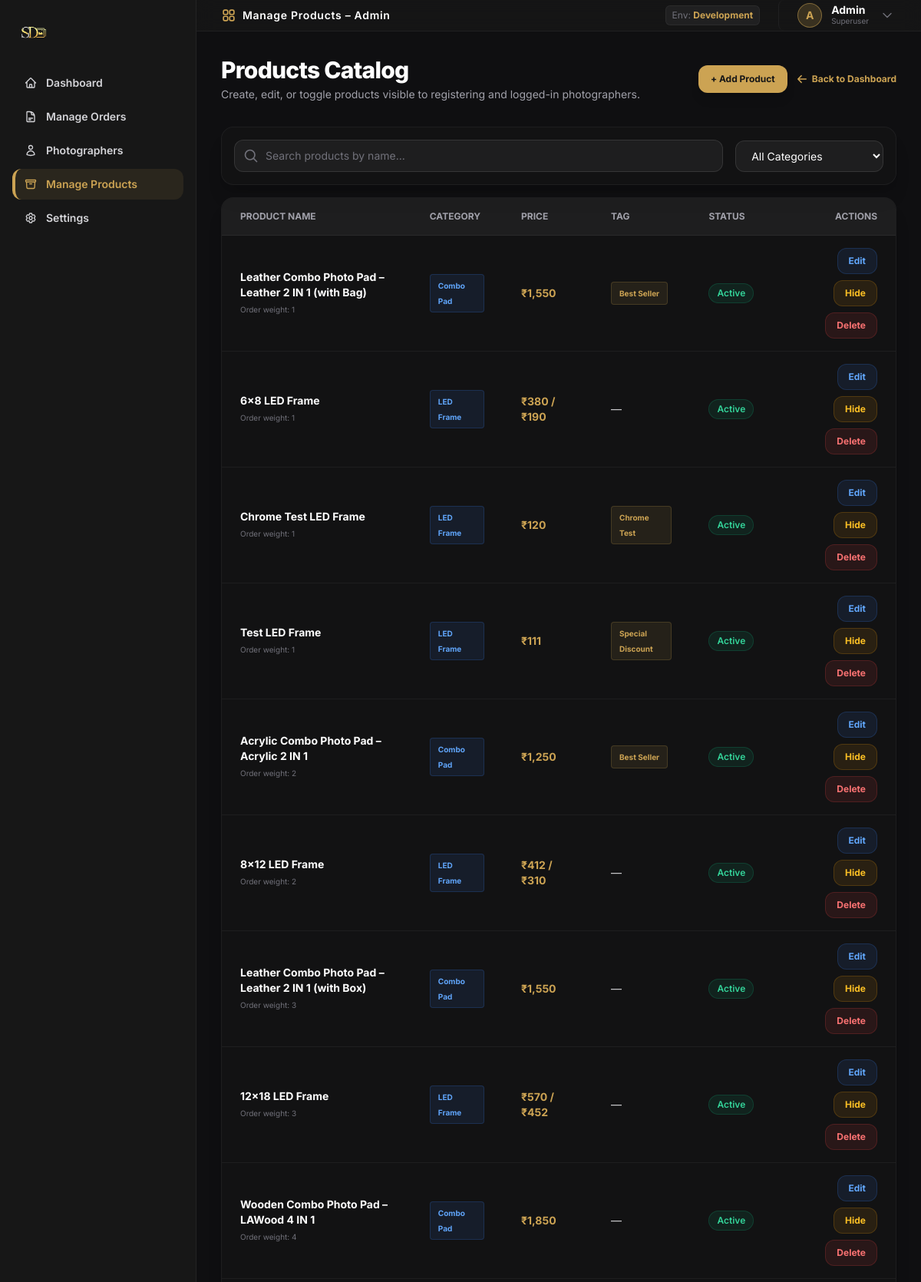
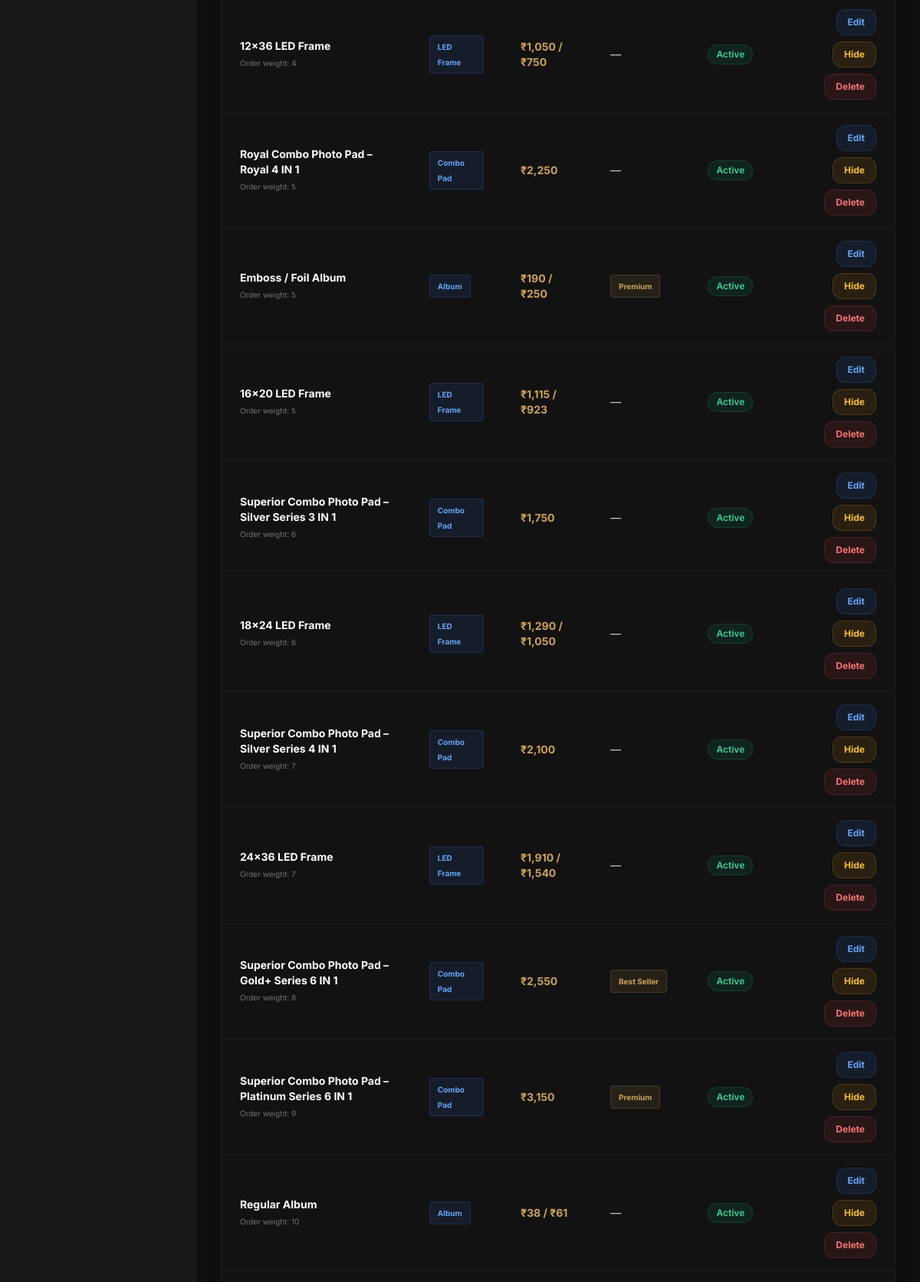
/backend/admin/products.php (signed in, upper part), run on the app's committed database (2 pictures, top to bottom).
### tables this page shows
CREATE TABLE `products` (
  `id` int(10) UNSIGNED NOT NULL,
  `name` varchar(200) NOT NULL,
  `category` varchar(100) DEFAULT NULL,
  `description` text DEFAULT NULL,
  `price` decimal(10,2) NOT NULL DEFAULT 0.00,
  `price_alt` decimal(10,2) DEFAULT NULL,
  `sizes` longtext DEFAULT NULL,
  `features` longtext DEFAULT NULL,
  `tag` varchar(100) DEFAULT NULL,
  `image` varchar(300) DEFAULT NULL,
  `active` tinyint(1) NOT NULL DEFAULT 1,
  `sort_order` int(11) NOT NULL DEFAULT 0,
  `created_at` datetime NOT NULL DEFAULT current_timestamp()
);

### backend/admin/products.php (the view, shortened to what this page needs)
<?php
$db = getDB();
$editProduct = null;
$action = isset($_GET['action']) ? $_GET['action'] : ($editProduct ? 'edit' : 'list');
$products = $db->query("SELECT * FROM products ORDER BY sort_order, id")->fetchAll();
$cats = ['combo'=>'Combo Pad','album'=>'Album','led_frame'=>'LED Frame','wall_acrylic'=>'Wall Acrylic'];
require_once '../includes/admin_header.php';
?>
<div class="mb-8 flex flex-col sm:flex-row sm:items-center sm:justify-between gap-4">
  <div>
    <h1 class="text-3xl font-extrabold text-white tracking-tight">
      <?= ($action === 'add' || $editProduct) ? ($editProduct ? 'Edit Product' : 'Add Product') : 'Products Catalog' ?>
    </h1>
    <p class="text-zinc-400 text-sm mt-1">
      <?= ($action === 'add' || $editProduct) ? 'Configure pricing details, product features, sizes, and layout descriptions.' : 'Create, edit, or toggle products visible to registering and logged-in photographers.' ?>
    </p>
  </div>
  <div class="flex gap-3 items-center">
    <?php if ($action !== 'add' && !$editProduct): ?>
      <a href="/admin/products.php?action=add" class="bg-primary hover:bg-primary-dark text-secondary font-bold text-xs px-4 py-2.5 rounded-xl transition-colors shadow-lg">
        + Add Product
      </a>
    <?php endif; ?>
    <a href="/admin/index.php" class="inline-flex items-center gap-1.5 text-xs text-primary hover:underline font-bold">
      <svg xmlns="http://www.w3.org/2000/svg" fill="none" viewBox="0 0 24 24" stroke-width="2.5" stroke="currentColor" class="w-3.5 h-3.5">
        <path stroke-linecap="round" stroke-linejoin="round" d="M10.5 19.5 3 12m0 0 7.5-7.5M3 12h18" />
      </svg>
      Back to Dashboard
    </a>
  </div>
</div>
<?php
$type = $editProduct ? $editProduct['category'] : ($_GET['type'] ?? '');
?>
<?php if ($action === 'add' && !$editProduct && empty($type)): ?>
  <div class="mb-8 max-w-5xl">
    <h2 class="text-xl font-bold text-white mb-6">Choose Product Type</h2>
    <div class="grid grid-cols-1 sm:grid-cols-2 lg:grid-cols-4 gap-6">
      <a href="?action=add&type=album" class="group bg-secondary/40 border border-white/5 hover:border-primary/50 hover:bg-white/[0.02] rounded-3xl p-8 flex flex-col items-center text-center transition-all duration-300 shadow-xl hover:-translate-y-1">
        <div class="w-16 h-16 rounded-2xl bg-blue-500/10 text-blue-400 flex items-center justify-center text-3xl mb-4 group-hover:scale-110 transition-transform">📸</div>
        <h3 class="text-white font-bold text-lg mb-2">Album</h3>
        <p class="text-zinc-500 text-xs leading-relaxed">Multi-page photobooks with configurable paper types and sizes.</p>
      </a>
      <a href="?action=add&type=led_frame" class="group bg-secondary/40 border border-white/5 hover:border-primary/50 hover:bg-white/[0.02] rounded-3xl p-8 flex flex-col items-center text-center transition-all duration-300 shadow-xl hover:-translate-y-1">
        <div class="w-16 h-16 rounded-2xl bg-amber-500/10 text-amber-400 flex items-center justify-center text-3xl mb-4 group-hover:scale-110 transition-transform">🖼️</div>
        <h3 class="text-white font-bold text-lg mb-2">LED Frame</h3>
        <p class="text-zinc-500 text-xs leading-relaxed">Single size frames with built-in bulk quantity tier pricing.</p>
      </a>
      <a href="?action=add&type=wall_acrylic" class="group bg-secondary/40 border border-white/5 hover:border-primary/50 hover:bg-white/[0.02] rounded-3xl p-8 flex flex-col items-center text-center transition-all duration-300 shadow-xl hover:-translate-y-1">
        <div class="w-16 h-16 rounded-2xl bg-emerald-500/10 text-emerald-400 flex items-center justify-center text-3xl mb-4 group-hover:scale-110 transition-transform">💎</div>
        <h3 class="text-white font-bold text-lg mb-2">Wall Acrylic</h3>
        <p class="text-zinc-500 text-xs leading-relaxed">Premium 5mm acrylic prints for wall mounting.</p>
      </a>
      <a href="?action=add&type=combo" class="group bg-secondary/40 border border-white/5 hover:border-primary/50 hover:bg-white/[0.02] rounded-3xl p-8 flex flex-col items-center text-center transition-all duration-300 shadow-xl hover:-translate-y-1">
        <div class="w-16 h-16 rounded-2xl bg-purple-500/10 text-purple-400 flex items-center justify-center text-3xl mb-4 group-hover:scale-110 transition-transform">📦</div>
        <h3 class="text-white font-bold text-lg mb-2">Combo Pad</h3>
        <p class="text-zinc-500 text-xs leading-relaxed">Bundled items with a featured combo image upload.</p>
      </a>
    </div>
  </div>
<?php else: ?>
  <div class="mb-4 flex flex-col sm:flex-row gap-4 items-center bg-secondary/40 border border-white/5 rounded-2xl p-4 shadow-xl">
    <div class="flex-grow w-full relative">
      <div class="absolute inset-y-0 left-0 pl-3 flex items-center pointer-events-none">
        <svg xmlns="http://www.w3.org/2000/svg" fill="none" viewBox="0 0 24 24" stroke-width="2" stroke="currentColor" class="w-5 h-5 text-zinc-500">
          <path stroke-linecap="round" stroke-linejoin="round" d="m21 21-5.197-5.197m0 0A7.5 7.5 0 1 0 5.196 5.196a7.5 7.5 0 0 0 10.607 10.607Z" />
        </svg>
      </div>
      <input type="text" id="productSearch" placeholder="Search products by name..." class="w-full bg-white/5 border border-white/10 rounded-xl pl-10 pr-4 py-2.5 text-white placeholder-zinc-500 focus:outline-none focus:border-primary text-sm">
    </div>
    <div class="w-full sm:w-64">
      <select id="categoryFilter" class="w-full bg-white/5 border border-white/10 rounded-xl px-4 py-2.5 text-white focus:outline-none focus:border-primary text-sm">
        <option value="all" class="bg-secondary">All Categories</option>
      </select>
    </div>
  </div>
  <div class="bg-secondary/40 border border-white/5 rounded-2xl overflow-hidden shadow-xl">
    <div class="overflow-x-auto">
      <table class="w-full text-sm text-left text-zinc-300">
        <thead class="text-xs uppercase bg-white/5 text-zinc-400 font-bold border-b border-white/5">
          <tr>
            <th scope="col" class="px-6 py-4">Product Name</th>
            <th scope="col" class="px-6 py-4">Category</th>
            <th scope="col" class="px-6 py-4">Price</th>
            <th scope="col" class="px-6 py-4">Tag</th>
            <th scope="col" class="px-6 py-4">Status</th>
            <th scope="col" class="px-6 py-4 text-right">Actions</th>
          </tr>
        </thead>
        <tbody>
          <?php foreach ($products as $p): ?>
            <tr class="product-row border-b border-white/5 hover:bg-white/[0.01] transition-colors <?= !$p['active'] ? 'opacity-60' : '' ?>">
              <td class="px-6 py-4 font-bold text-white product-name">
                <?= htmlspecialchars($p['name']) ?>
                <span class="text-[10px] text-zinc-500 font-normal block mt-0.5">Order weight: <?= $p['sort_order'] ?></span>
              </td>
              <td class="px-6 py-4">
                <span class="product-category inline-flex px-2.5 py-1 rounded text-[10px] font-bold bg-blue-500/10 text-blue-400 border border-blue-500/20">
                  <?= $cats[$p['category']] ?? $p['category'] ?>
                </span>
              </td>
              <td class="px-6 py-4 font-bold text-primary">
                ₹<?= number_format($p['price']) ?><?= $p['price_alt'] ? ' / ₹'.number_format($p['price_alt']) : '' ?>
              </td>
              <td class="px-6 py-4">
                <?= $p['tag'] ? '<span class="inline-flex px-2.5 py-1 rounded text-[10px] font-bold bg-primary/10 text-primary border border-primary/20">' . htmlspecialchars($p['tag']) . '</span>' : '&mdash;' ?>
              </td>
              <td class="px-6 py-4">
                <span class="inline-flex px-2.5 py-1 rounded-full text-xs font-semibold <?= $p['active'] ? 'bg-emerald-500/10 text-emerald-400 border border-emerald-500/20' : 'bg-zinc-500/10 text-zinc-400 border border-zinc-500/20' ?>">
                  <?= $p['active'] ? 'Active' : 'Hidden' ?>
                </span>
              </td>
              <td class="px-6 py-4 text-right">
                <div class="flex gap-2 justify-end flex-wrap">
                  <a href="/admin/products.php?edit=<?= $p['id'] ?>" class="text-xs bg-blue-500/10 text-blue-400 hover:bg-blue-500/20 border border-blue-500/20 font-bold px-3.5 py-2 rounded-xl transition-colors">
                    Edit
                  </a>
                  <form method="POST" class="inline">
                    <button type="submit" name="toggle_active" class="text-xs font-bold px-3.5 py-2 rounded-xl transition-colors cursor-pointer border <?= $p['active'] ? 'bg-amber-500/10 text-amber-400 hover:bg-amber-500/20 border-amber-500/20' : 'bg-emerald-500/10 text-emerald-400 hover:bg-emerald-500/20 border-emerald-500/20' ?>">
                      <?= $p['active'] ? 'Hide' : 'Show' ?>
                    </button>
                  </form>
                  <form method="POST" class="inline" onsubmit="return confirm('Are you sure you want to delete this product?')">
                    <button type="submit" name="delete_product" class="text-xs bg-red-500/10 text-red-400 hover:bg-red-500/20 border border-red-500/20 font-bold px-3.5 py-2 rounded-xl transition-colors cursor-pointer">
                      Delete
                    </button>
                  </form>
                </div>
              </td>
            </tr>
          <?php endforeach; ?>
        </tbody>
      </table>
    </div>
  </div>
<?php endif; ?>
<?php require_once '../includes/admin_footer.php'; ?>

### backend/includes/admin_header.php (style rules this page uses)
body { font-family: 'Inter', sans-serif; }

### data on the page
products: name "Leather Combo Photo Pad – Leather 2 IN 1 (with Bag)", sort_order "1", category "Combo Pad", price "1,550", tag "Best Seller", active "Active"
products: name "6x8 LED Frame", sort_order "1", category "LED Frame", price "380", price_alt "190", active "Active"
products: name "Chrome Test LED Frame", sort_order "1", category "LED Frame", price "120", tag "Chrome Test", active "Active"
products: name "Test LED Frame", sort_order "1", category "LED Frame", price "111", tag "Special Discount", active "Active"
products: name "Acrylic Combo Photo Pad – Acrylic 2 IN 1", sort_order "2", category "Combo Pad", price "1,250", tag "Best Seller", active "Active"
products: name "8x12 LED Frame", sort_order "2", category "LED Frame", price "412", price_alt "310", active "Active"
products: name "Leather Combo Photo Pad – Leather 2 IN 1 (with Box)", sort_order "3", category "Combo Pad", price "1,550", active "Active"
products: name "12x18 LED Frame", sort_order "3", category "LED Frame", price "570", price_alt "452", active "Active"
products: name "Wooden Combo Photo Pad – LAWood 4 IN 1", sort_order "4", category "Combo Pad", price "1,850", active "Active"
products: name "12x36 LED Frame", sort_order "4", category "LED Frame", price "1,050", price_alt "750", active "Active"
products: name "Royal Combo Photo Pad – Royal 4 IN 1", sort_order "5", category "Combo Pad", price "2,250", active "Active"
products: name "Emboss / Foil Album", sort_order "5", category "Album", price "190", price_alt "250", tag "Premium", active "Active"
products: name "16x20 LED Frame", sort_order "5", category "LED Frame", price "1,115", price_alt "923", active "Active"
products: name "Superior Combo Photo Pad – Silver Series 3 IN 1", sort_order "6", category "Combo Pad", price "1,750", active "Active"
products: name "18x24 LED Frame", sort_order "6", category "LED Frame", price "1,290", price_alt "1,050", active "Active"
products: name "Superior Combo Photo Pad – Silver Series 4 IN 1", sort_order "7", category "Combo Pad", price "2,100", active "Active"
products: name "24x36 LED Frame", sort_order "7", category "LED Frame", price "1,910", price_alt "1,540", active "Active"
products: name "Superior Combo Photo Pad – Gold+ Series 6 IN 1", sort_order "8", category "Combo Pad", price "2,550", tag "Best Seller", active "Active"
products: name "Superior Combo Photo Pad – Platinum Series 6 IN 1", sort_order "9", category "Combo Pad", price "3,150", tag "Premium", active "Active"
products: name "Regular Album", sort_order "10", category "Album", price "38", price_alt "61", active "Active"

### other printed values
$pageTitle "Manage Products – Admin"
